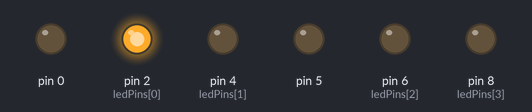
A sketch run on a simulated Arduino Uno, built with avr-gcc and run on an emulated ATmega328P. On the bench: output pins drawn as LEDs (lit = HIGH).

Above: at 0.1 s.
At 4.6 s:
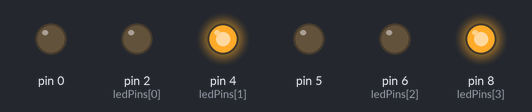
At 9.1 s:
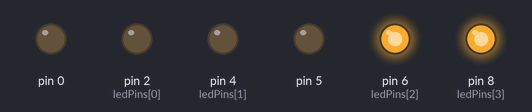
At 18.6 s:
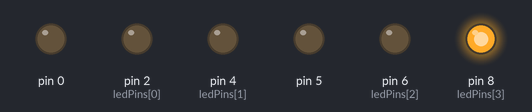
At 27.6 s:
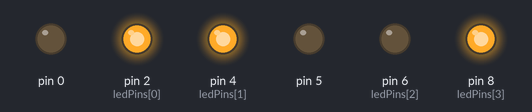
At 37.1 s:
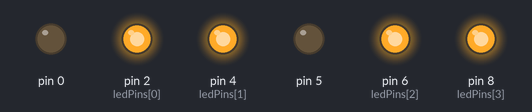
Timing chart, 0 to 40.0 s (numbered marks = the images above):
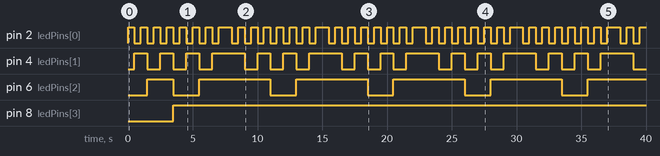

Measured:
- by itself, pin 2 (ledPins[0]): repeats every 7.5 s: 6 × (LOW 0.50 s, HIGH 0.50 s), LOW 0.50 s, HIGH 1.0 s
- by itself, pin 4 (ledPins[1]): repeats every 7.5 s: 2 × (LOW 1.0 s, HIGH 1.0 s), LOW 1.0 s, HIGH 2.5 s
- by itself, pin 6 (ledPins[2]): repeats every 7.5 s: LOW 2.0 s, HIGH 5.5 s
- by itself, pin 8 (ledPins[3]): LOW → HIGH at 3.5 s

The sketch:

BinaryToDecimal.ino
```cpp
int ledPins[] = {2,4,6,8};    //2-oneBit, 4-twoBit, 6-fourBit, 8-eightBit

void setup() {
  // put your setup code here, to run once:
  int i = 0;
  while(i < sizeof(ledPins))
  {
    pinMode(ledPins[i], OUTPUT);
    i++;
  }
}

void loop() {
  // put your main code here, to run repeatedly:
  for( int j = 1; j <= 15; j++ )
  {
    dispBinary(j);    //invoke dispBinary with j as its argument
    delay(500);
  }
}

void dispBinary(int num)
{
  int index = 0;      //index for ledPins array
  while( num  > 0 )
  {
    int rem = num % 2;    //remainder when divided by 2
    if( rem == 1 )
    {
      digitalWrite( ledPins[index], HIGH );
    }else
    {
      digitalWrite( ledPins[index], LOW );
    }
    num = num/2;    //reduce num by halfing it
    index++;        //increment index to point to next pin
  }
}
```
